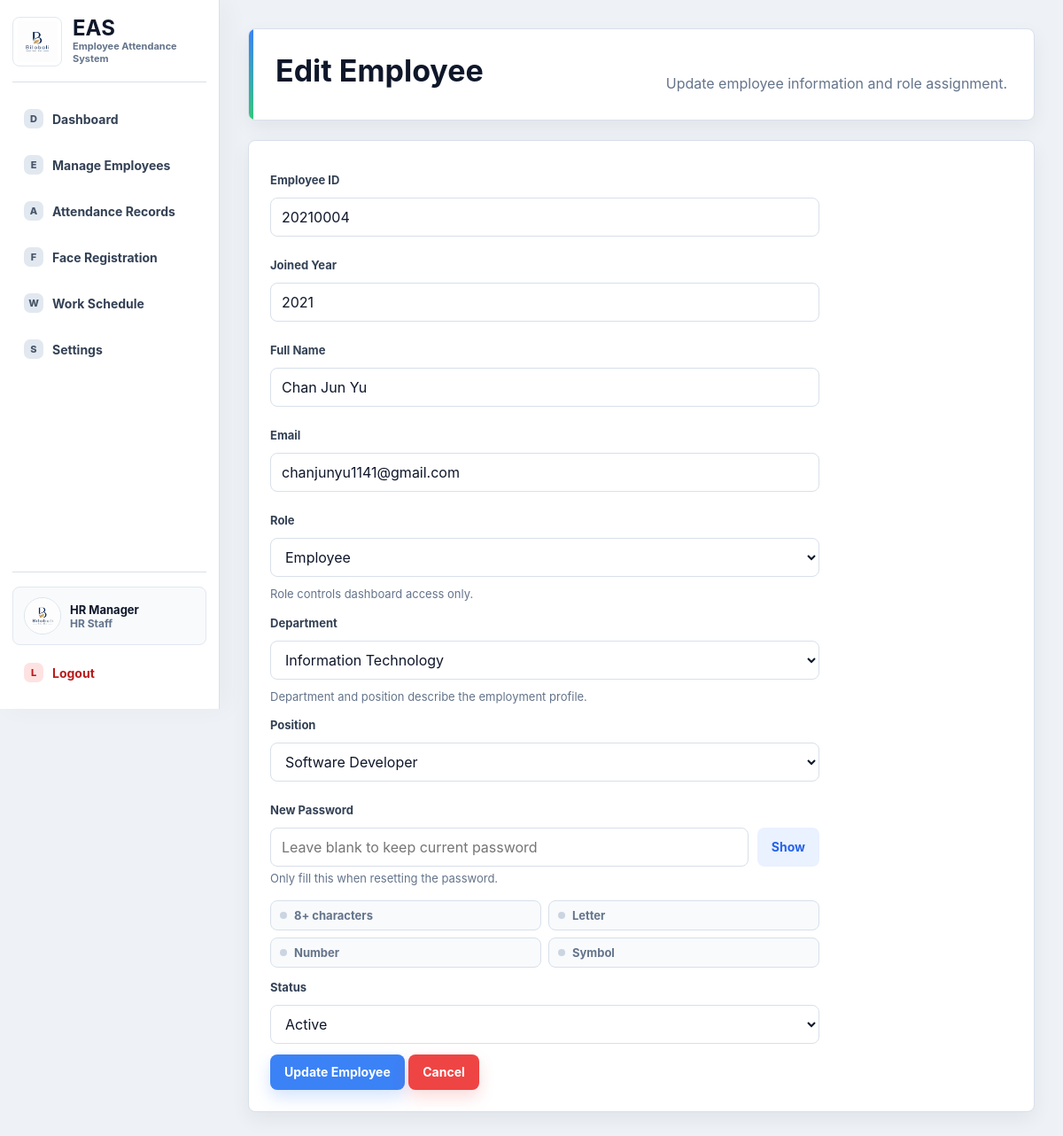
/edit_employee/23 (signed in), run on the app's committed database.
### tables this page shows
CREATE TABLE users (
            id INTEGER PRIMARY KEY AUTOINCREMENT,
            username TEXT NOT NULL UNIQUE,
            password TEXT NOT NULL,
            role TEXT NOT NULL,
            full_name TEXT,
            email TEXT,
            department TEXT,
            position TEXT,
            status TEXT DEFAULT 'Active'
        , system_id TEXT, joined_year TEXT, profile_image TEXT, deleted_at TEXT);

### routes/superadmin_routes.py (the view, shortened to what this page needs)
@superadmin_bp.route("/edit_employee/<int:id>", methods=["GET", "POST"])
def edit_employee(id):
    if session.get("role") not in ["superadmin", "hr"]:
        return redirect(url_for("auth.login"))
    user = get_user_by_id(id)
    if not user:
        flash("User not found", "error")
        return redirect(url_for("superadmin.employees"))
    if user["role"] == "superadmin":
        flash("Main Super Admin account cannot be edited", "error")
        return redirect(url_for("superadmin.employees"))
    if user["status"] == "Deleted" or user["deleted_at"]:
        flash("Deleted accounts are read-only", "error")
        return redirect(url_for("superadmin.employees"))
    return render_edit_employee_form(user)

### app.py (called while the page is built)
def create_app():
    app = Flask(__name__)
    app.secret_key = SECRET_KEY
    ensure_face_folder()
    init_db()
    seed_users()
    app.register_blueprint(kiosk_bp)
    app.register_blueprint(auth_bp)
    app.register_blueprint(superadmin_bp)
    app.register_blueprint(hr_bp)
    app.register_blueprint(employee_bp)
    app.register_blueprint(profile_bp)
    @app.context_processor
    def inject_current_user():
        from flask import session
        user_id = session.get("user_id")
        return {
            "current_user": get_user_by_id(user_id) if user_id else None
        }
    @app.after_request
    def prevent_authenticated_page_cache(response):
        response.headers["Cache-Control"] = "no-store, no-cache, must-revalidate, max-age=0"
        response.headers["Pragma"] = "no-cache"
        response.headers["Expires"] = "0"
        return response
    return app

### database.py (called while the page is built)
def get_sqlite_target():
    if DATABASE == ":memory:":
        return "file:eas_memory?mode=memory&cache=shared", True
    return DATABASE, DATABASE.startswith("file:")

def get_db_connection():
    global _MEMORY_DB_CONNECTION
    database, use_uri = get_sqlite_target()
    if DATABASE == ":memory:" and _MEMORY_DB_CONNECTION is None:
        _MEMORY_DB_CONNECTION = sqlite3.connect(database, uri=True)
        _MEMORY_DB_CONNECTION.row_factory = sqlite3.Row
    conn = sqlite3.connect(database, uri=use_uri)
    conn.row_factory = sqlite3.Row
    return conn

def get_user_by_id(user_id):
    conn = get_db_connection()
    user = conn.execute(
        "SELECT * FROM users WHERE id=?",
        (user_id,)
    ).fetchone()
    conn.close()
    return user

### routes/superadmin_routes.py (called while the page is built)
def render_edit_employee_form(user):
    return render_template(
        "superadmin/edit_employee.html",
        user=user,
        departments=DEPARTMENT_OPTIONS,
        department_positions=DEPARTMENT_POSITION_OPTIONS,
        positions=POSITION_OPTIONS,
    )

### templates/superadmin/edit_employee.html (shortened to what this page needs)
<!DOCTYPE html>
<html>
<head>
    <link rel="stylesheet" href="{{ url_for('static', filename='css/main.css') }}">
    <link rel="stylesheet" href="{{ url_for('static', filename='css/dashboard.css') }}">
</head>
<body>
<div class="layout">
    {% include "shared/sidebar.html" %}
    <div class="main">
        <div class="header">
            <h1>Edit Employee</h1>
            <p>Update employee information and role assignment.</p>
        </div>
        <div class="form-box">
            <form method="POST">
                <label>Employee ID</label>
                <input type="text" value="{{ user.system_id }}" readonly>
                <label>Joined Year</label>
                <input type="text" value="{{ user.joined_year }}" readonly>
                <label>Full Name</label>
                <input type="text" name="full_name" value="{{ user.full_name }}" required>
                <label>Email</label>
                <input type="email" name="email" value="{{ user.email }}" required>
                <label>Role</label>
                <select id="roleSelect" name="role" required>
                    <option value="employee" {% if user.role == "employee" %}selected{% endif %}>Employee</option>
                </select>
                <p class="help-text">Role controls dashboard access only.</p>
                <label>Department</label>
                <select id="departmentSelect" name="department" required>
                    {% for department in departments %}
                    <option value="{{ department }}" {% if user.department == department %}selected{% endif %}>{{ department }}</option>
                    {% endfor %}
                </select>
                <p class="help-text">Department and position describe the employment profile.</p>
                <label>Position</label>
                <select id="positionSelect" name="position" data-selected="{{ user.position }}" required></select>
                <label>New Password</label>
                <div class="password-field">
                    <input id="passwordInput" type="password" name="new_password" placeholder="Leave blank to keep current password">
                    <button class="btn-lite" type="button" data-toggle-password="passwordInput">Show</button>
                </div>
                <p class="help-text">Only fill this when resetting the password.</p>
                <div class="password-rules" id="passwordRules">
                    <span data-rule="length">8+ characters</span>
                    <span data-rule="letter">Letter</span>
                    <span data-rule="number">Number</span>
                    <span data-rule="symbol">Symbol</span>
                </div>
                <label>Status</label>
                <select name="status" required>
                    <option value="Active" {% if user.status == "Active" %}selected{% endif %}>Active</option>
                </select>
                <button type="submit">Update Employee</button>
                <a class="btn btn-danger" href="{{ url_for('superadmin.employees') }}">Cancel</a>
            </form>
        </div>
    </div>
</div>
</body>
</html>

### templates/shared/sidebar.html (shortened to what this page needs)
<aside class="sidebar" id="appSidebar">
    <div class="sidebar-top">
        <button class="brand-lockup" type="button" data-sidebar-toggle aria-label="Toggle sidebar">
            <img src="{{ url_for('static', filename='images/bilobali_logo.png') }}" alt="Bilobali logo">
            <span><strong>EAS</strong><small>Employee Attendance System</small></span>
        </button>
    </div>
    <nav class="sidebar-nav">
    {% if session.get("role") == "superadmin" %}
    <a href="/superadmin" data-icon="D"><span>Dashboard</span></a>
    <a href="/employees" data-icon="E"><span>Manage Employees</span></a>
    <a href="/superadmin/face_registration" data-icon="F"><span>Face Registration</span></a>
    <a href="/work_settings" data-icon="W"><span>Work Schedule</span></a>
    {% elif session.get("role") == "hr" %}
    <a href="/hr" data-icon="D"><span>Dashboard</span></a>
    <a href="/employees" data-icon="E"><span>Manage Employees</span></a>
    <a href="/attendance_records" data-icon="A"><span>Attendance Records</span></a>
    <a href="/face_registration" data-icon="F"><span>Face Registration</span></a>
    <a href="/work_settings" data-icon="W"><span>Work Schedule</span></a>
    {% else %}
    <a href="/employee" data-icon="D"><span>Dashboard</span></a>
    {% endif %}
    <a href="/settings" data-icon="S"><span>Settings</span></a>
    </nav>
    {% if current_user %}
    {% set role_label = "Super Admin" if current_user.role == "superadmin" else ("HR Staff" if current_user.role == "hr" else "Employee") %}
    <div class="sidebar-account">
        <a class="sidebar-profile" href="/profile" title="Profile">
            <img src="{{ url_for('static', filename=current_user.profile_image) if current_user.profile_image else url_for('static', filename='images/bilobali_logo.png') }}" alt="Profile photo">
            <span>
                <strong>{{ current_user.full_name or "User" }}</strong>
                <small>{{ role_label }}</small>
            </span>
        </a>
        <a class="sidebar-logout" href="/logout" data-icon="L"><span>Logout</span></a>
    </div>
    {% endif %}
</aside>

### static/css/main.css (style rules this page uses)
:root { --page: #eef2f6; --surface: #ffffff; --surface-soft: #f8fafc; --ink: #0f172a; --text: #1f2937; --muted: #64748b; --line: #d8e0ea; --nav: #101827; --nav-2: #172235; --blue: #3b82f6; --blue-dark: #2563eb; --green: #34c77b; --green-dark: #16a34a; --orange: #fb923c; --orange-dark: #ea580c; --red: #ef4444; --red-dark: #dc2626; --radius: 8px; --shadow: 0 18px 44px rgba(15, 23, 42, 0.10); --shadow-soft: 0 8px 22px rgba(15, 23, 42, 0.06); }
* { box-sizing: border-box; }
html { min-height: 100%; }
body { min-height: 100vh; margin: 0; font-family: Inter, "Segoe UI", Arial, Helvetica, sans-serif; background: var(--page); color: var(--text); }
a { color: inherit; text-decoration: none; }
button, .btn { display: inline-flex; align-items: center; justify-content: center; min-height: 40px; padding: 10px 16px; border: 0; border-radius: var(--radius); background: var(--blue); color: #ffffff; font: inherit; font-size: 14px; font-weight: 700; line-height: 1; cursor: pointer; box-shadow: 0 8px 18px rgba(59, 130, 246, 0.22); transition: transform 140ms ease, box-shadow 140ms ease, background 140ms ease; }
.btn-danger { background: var(--red); box-shadow: 0 8px 18px rgba(239, 68, 68, 0.20); }
label { display: block; margin: 12px 0 6px; color: #334155; font-size: 13px; font-weight: 700; }
input, select { width: 100%; min-height: 44px; padding: 10px 12px; margin: 6px 0 12px; border: 1px solid var(--line); border-radius: var(--radius); background: #ffffff; color: var(--ink); font: inherit; }
.password-field { display: grid; grid-template-columns: 1fr auto; gap: 10px; align-items: start; }
.password-field input { margin-bottom: 6px; }
.btn-lite { min-height: 44px; margin-top: 6px; background: #eaf1ff; color: var(--blue-dark); box-shadow: none; }
.help-text { margin: -2px 0 14px; color: var(--muted); font-size: 13px; line-height: 1.5; }
.password-rules { display: grid; grid-template-columns: repeat(2, minmax(0, 1fr)); gap: 8px; margin: 0 0 14px; padding: 0; }
.password-rules span, .password-rules li { display: flex; align-items: center; gap: 8px; min-height: 34px; padding: 8px 10px; border: 1px solid var(--line); border-radius: var(--radius); background: #f8fafc; color: var(--muted); font-size: 13px; font-weight: 700; list-style: none; }
.password-rules span::before, .password-rules li::before { content: ""; width: 8px; height: 8px; border-radius: 999px; background: #cbd5e1; }

### data on the page
users: full_name "HR Manager"
users: system_id "20210004", joined_year "2021", full_name "Chan Jun Yu", email "chanjunyu1141@gmail.com", role "Employee", department "Information Technology", position "Software Developer", status "Active"

### other printed values
{{ role_label }} "HR Staff"
